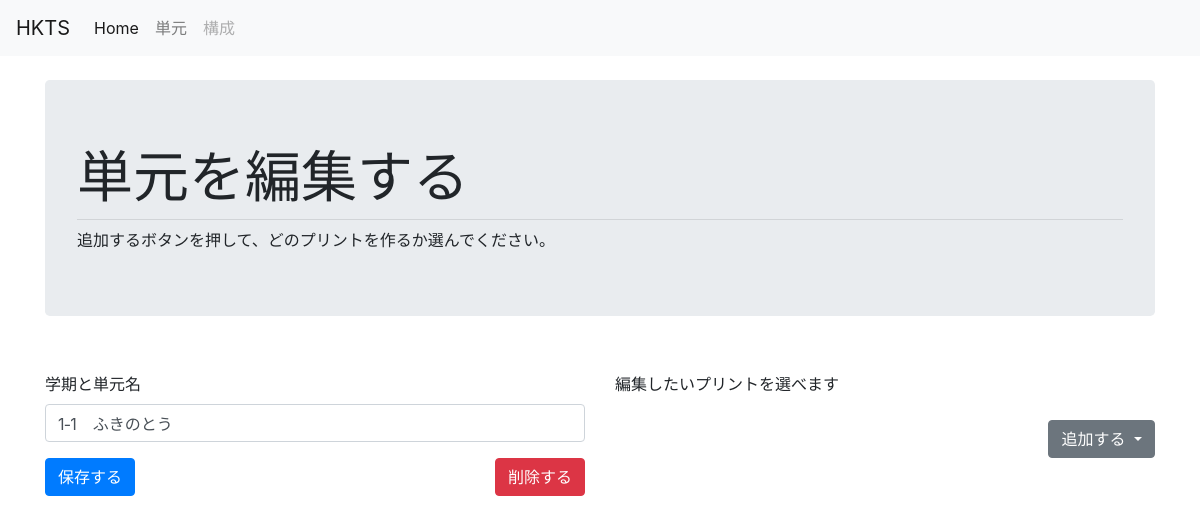
The page /lessons/edit/9 on the database as committed earlier.
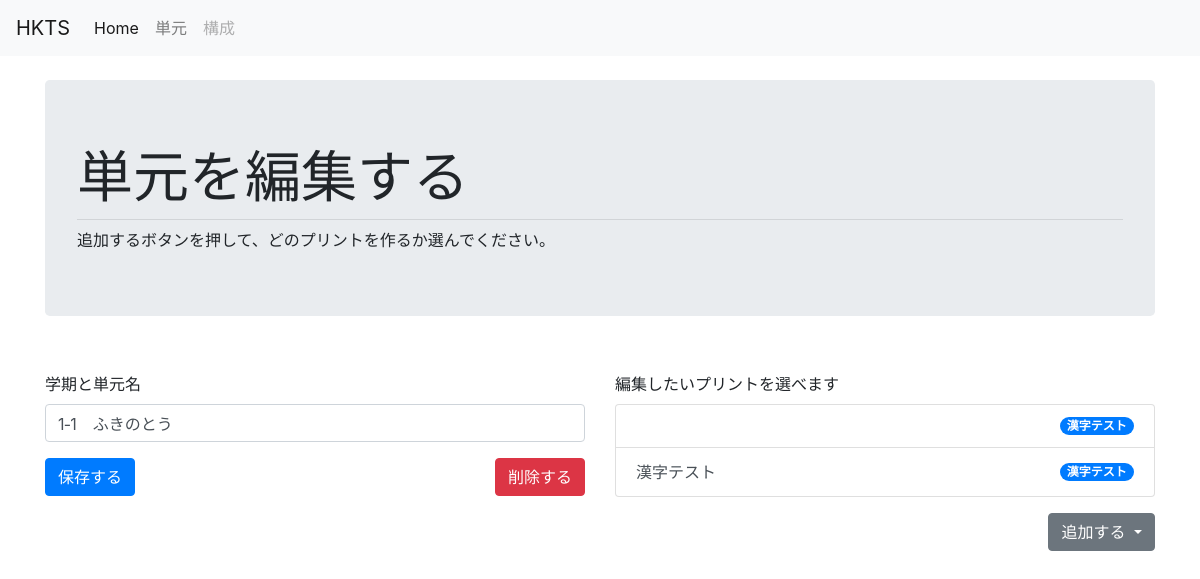
The same page on the database as committed later.
### hktm/models.py (models this page shows, shortened)
class Lesson(db.Model):
    __tablename__ = 'lesson'
    id = db.Column(db.Integer,primary_key=True)
    name = db.Column(db.Text)
    date = db.Column(db.Text)
    grade = db.Column(db.Integer)
    comments = db.Column(db.Text)
    lesson_materials = db.relationship('LessonMaterial', backref='lesson_material', lazy='dynamic')

class LessonMaterial(db.Model):
    __tablename__ = 'lesson_material'
    id = db.Column(db.Integer,primary_key=True)
    name = db.Column(db.Text) # this can indicate the worksheet name and number
    content = db.Column(db.Text)
    lesson_id = db.Column(db.Integer, db.ForeignKey('lesson.id'))
    material_code = db.Column(db.Text, db.ForeignKey('material_type.code'))
    material = db.relationship("MaterialType")

class MaterialType(db.Model):
    __tablename__ = 'material_type'
    code = db.Column(db.Text,primary_key=True)
    name = db.Column(db.Text)
    instructions = db.Column(db.Text)

### hktm/lessons/views.py (the view)
@lessons_bp.route('/edit/<int:id>', methods=['GET','POST'])
def edit(id):
    lesson_to_edit = Lesson.query.get(id)
    form = AddForm()
    if form.validate_on_submit():
        lesson_to_edit.name = form.name.data
        db.session.commit()
        return redirect(url_for('lessons.list'))
    elif request.method == 'GET':
        content_list = MaterialType.query.all()
        lesson_content = LessonMaterial.query.filter_by(lesson_id=id)
        form.name.default = lesson_to_edit.name
        form.process()
    return render_template('edit_lesson.html',form=form,
                            lesson_id=lesson_to_edit.id,
                            lesson_content = lesson_content,
                            content_types=content_list
                            )

### hktm/lessons/forms.py
class AddForm(FlaskForm):
    name = StringField(u'学期と単元名')
    submit = SubmitField(u'保存する')

### hktm/lessons/templates/lessons/edit_lesson.html (shortened to what this page needs)
{% extends "chrome.html" %}
{% block content %}
<div class="container-sm">
  <div class="jumbotron">
    <h1 class="display-4">単元を編集する</h1>
    <hr class="my-2">
追加するボタンを押して、どのプリントを作るか選んでください。
  </div>
  <br>
  <form method="POST">
    <div class="row">
      <div class="col-md-6">
        <div class="row">
          <div class="form-group col-xl">
            {{form.name.label}} {{form.name(class='form-control')}}
          </div>
        </div>
        <div class="row">
          <div class='col'>
            {{form.submit(class='btn btn-primary')}}
          </div>
          <div class='col'>
            <button type="button" class="btn btn-danger float-right" data-toggle="modal" data-target="#confirmDelete">削除する</button>
          </div>
        </div>
      </div>
      <div class="col-md-6">
        <div class="row">
          <div class="form-group col-xl">
            <label>編集したいプリントを選べます</label>
            <ul class="list-group">
            {% for c in lesson_content %}
              <li class="list-group-item d-flex justify-content-between align-items-center">
                <a class="list-group-item-action" id=list-{{c.id}} href="{{ url_for('lesson_contents.edit',id=c. id) }}">{{ c.name }}</a>
                <span class="badge badge-primary badge-pill">{{c.material.name}}</span>
              </li>
            {% endfor %}
            </ul>
          </div>
        </div>
        <div class="row">
          <div class='col-md'>
            <div class="dropdown">
              <button class="btn btn-secondary dropdown-toggle float-right" type="button" id="dropdownMenuButton" data-toggle="dropdown" aria-haspopup="true" aria-expanded="false">
                追加する
              </button>
            </div>
        </div>
      </div>
    </div>
  </div>
</form>
  </div>
{% endblock %}

### hktm/templates/chrome.html (shortened to what this page needs)
<!DOCTYPE html>
<html lang="en" dir="ltr">
  <head>
    <link rel="stylesheet" href="https://stackpath.bootstrapcdn.com/bootstrap/4.4.1/css/bootstrap.min.css">
    <link rel="stylesheet" href="/static/questions.css"/>
  </head>
  <body>
    <nav class="navbar navbar-expand-lg navbar-light bg-light">
      <a class="navbar-brand" href="{{ url_for('index') }}">HKTS</a>
      <div class="collapse navbar-collapse" id="navbarSupportedContent">
        <ul class="navbar-nav mr-auto">
          <li class="nav-item active">
            <a class="nav-link" href="{{ url_for('index') }}">Home <span class="sr-only">(current)</span></a>
          </li>
          <li class="nav-item">
            <a class="nav-link" href="{{ url_for('lessons.list') }}">単元</a>
          </li>
          <li class="nav-item">
            <a class="nav-link disabled" href="#">構成</a>
          </li>
        </ul>
      </div>
    </nav>
    <br>
    {% block content %}
    {% endblock %}
  </body>
</html>

Rows that differ between the two databases and show on the page:
added LessonMaterial: material.name "漢字テスト"
added LessonMaterial: name "漢字テスト", material.name "漢字テスト"
